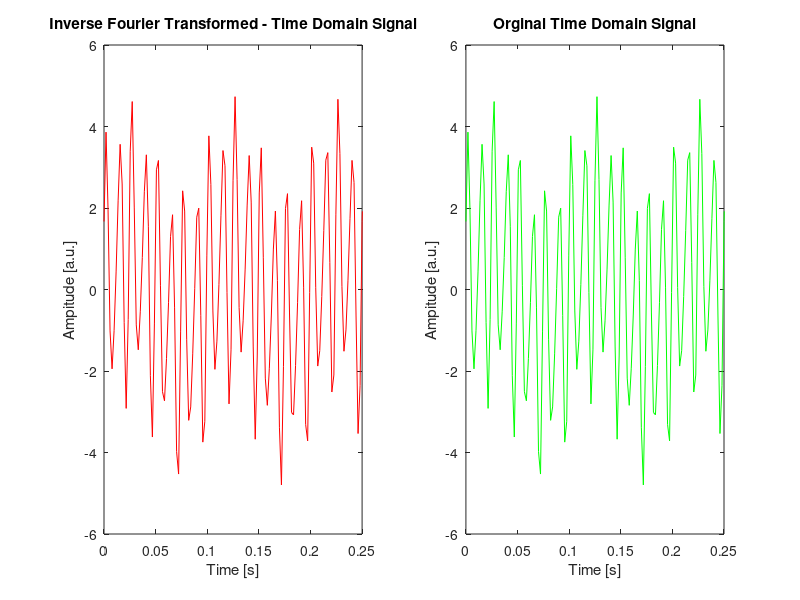

Write MATLAB code to recreate this figure.
fs = 512;
fN=fs/2
t = 0:1/fs:3;
A1=1;
A2=3;
A3=1;

f1=10;
f2=80;
f3=120;

y1=A1*sin(2*pi*f1*t+0);
y2=A2*sin(2*pi*f2*t+deg2rad(20));
y3=A3*sin(2*pi*f3*t+deg2rad(40));

y=y1+y2+y3;

%Fourier Transform

S = fft(y);
N = length(S);
df = fs/N;

fv = 0:df:fs-df;

%Inverse  Fourier Transform
iS = ifft(S);
subplot(1,2,1)
plot(t,iS,"r")
xlabel("Time [s]")
ylabel("Ampitude [a.u.]")
xlim([0 0.25])
title("Inverse Fourier Transformed - Time Domain Signal")
subplot(1,2,2)
plot(t, y, "g")
xlim([0 0.25])
xlabel("Time [s]")
ylabel("Ampitude [a.u.]")
title("Orginal Time Domain Signal")

